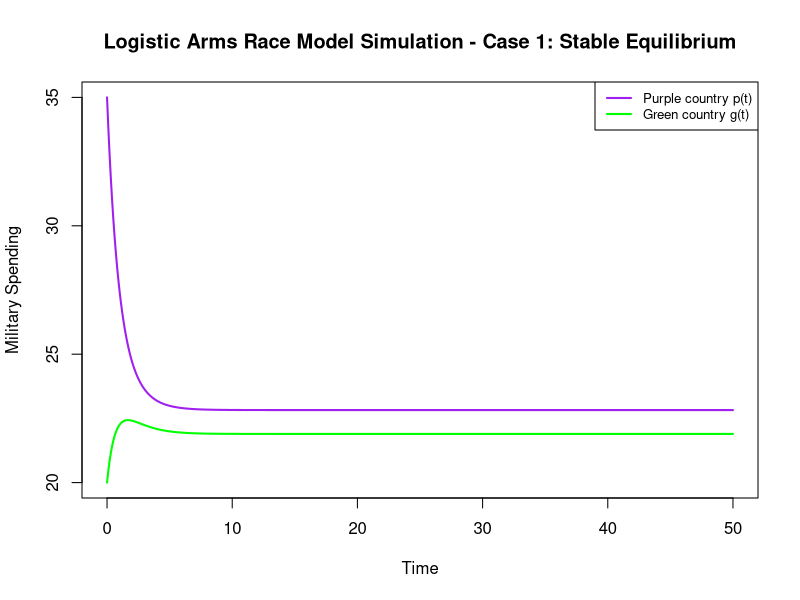
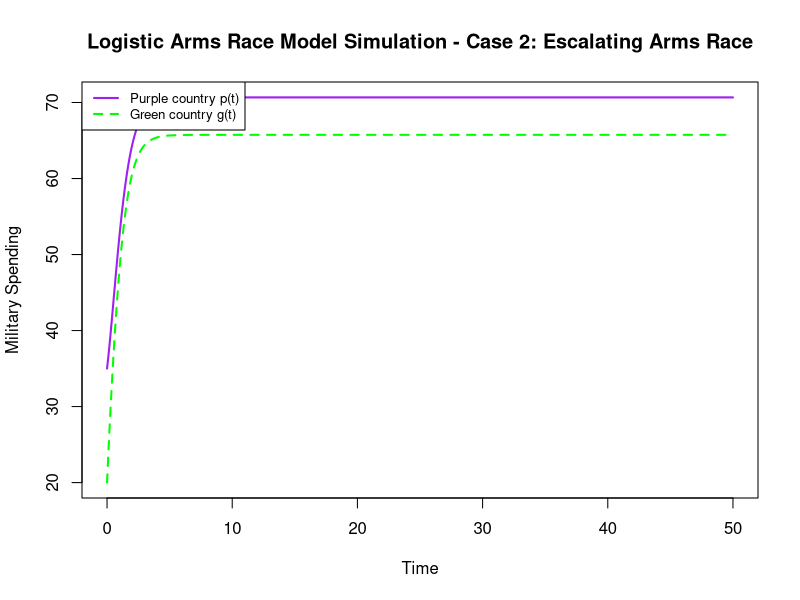
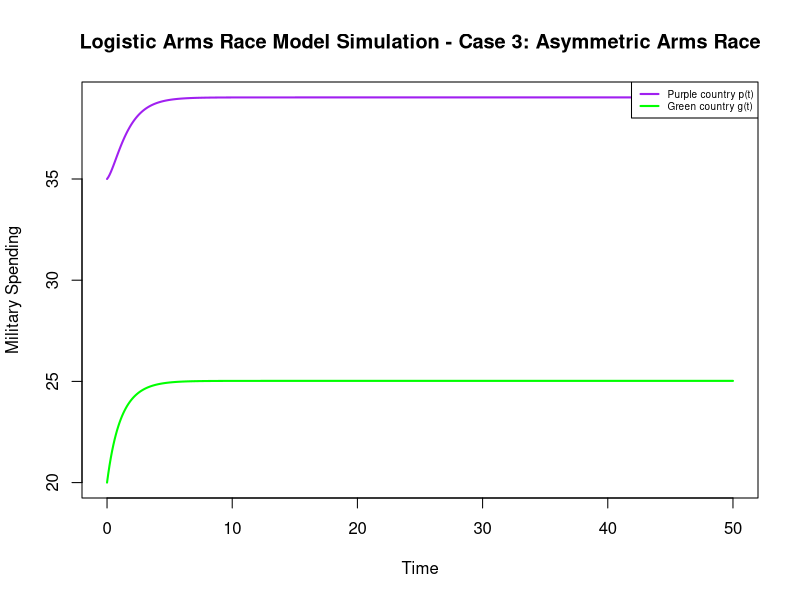
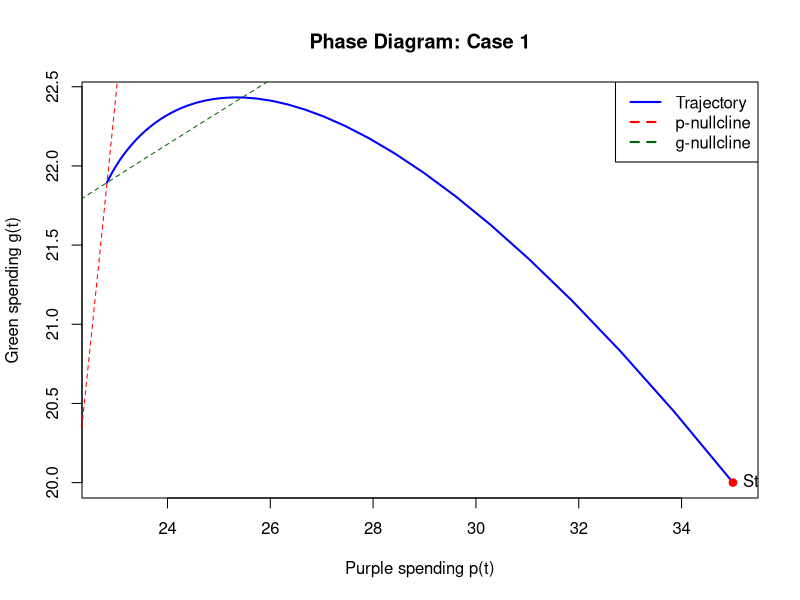
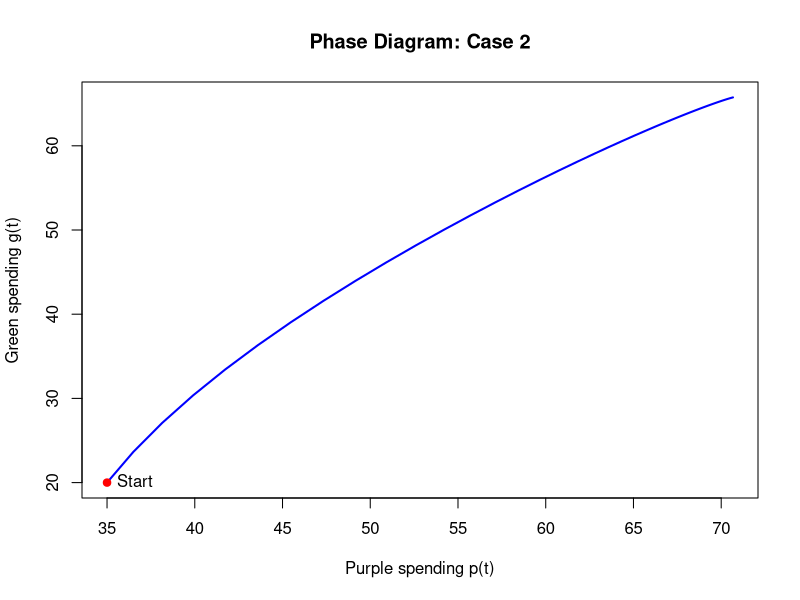
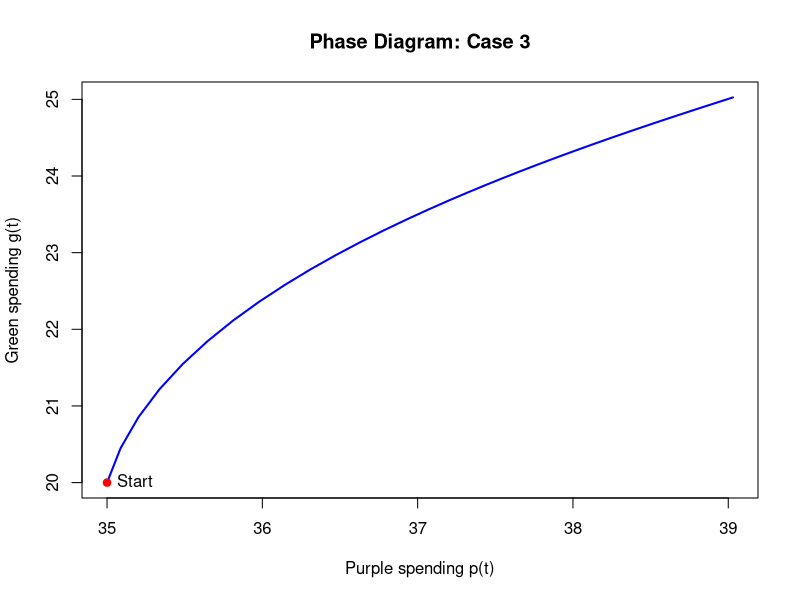

Recreate these plots in R, in order.
#############################
# Logistic Arms Race Model
# Richardson With Logistic Constraints
############################

#time values
t_vals <- seq(0, 50, by = 0.1)

#parameters
#values of e and f shift the equilibrium but do not change stability results
e <- 12
f <- 15

#capacity limits for military spending (logistic constraint parameters)
Kp <- 80
Kg <- 70

#initial conditions determine the starting point of the simulation
#values below or above equilibrium affect whether spending initially increases or decreases
#p0 <- 12
#g0 <- 15
p0 <- 35
g0 <- 20

#create matrix to store model values: simulated spending levels of Purple and Green, respectively
arms <- matrix(NA, nrow = 2, ncol = length(t_vals))
arms[,1] <- c(p0, g0)

#Euler method to numerically simulate the Logistic arms race model
arms_model <- function(t_vals, arms, a, b, c, d, e, f, Kp, Kg){
  h <- t_vals[2] - t_vals[1]
  for(t in 2:length(t_vals)){
    
    p_prev <- arms[1, t-1]
    g_prev <- arms[2, t-1]
    
    #Logistic model equations with logistic constraint
    dp <- a*(1 - p_prev/Kp)*g_prev - c*p_prev + e
    dg <- b*(1 - g_prev/Kg)*p_prev - d*g_prev + f
    
    p_new <- p_prev + h*dp
    g_new <- g_prev + h*dg
    
    arms[,t] <- c(p_new, g_new)
  }
  return(arms)
}

#Case 1: Stable Equilibrium (spending converges to a stable long-term level)
model1 <- arms_model(t_vals, arms, a = 0.4, b = 0.3, c = 0.8, d = 0.9, e, f, Kp, Kg)
#Plot Case 1
plot(t_vals, model1[1,], type="l", col="purple", lwd=2,
     xlab="Time", ylab="Military Spending",
     main="Logistic Arms Race Model Simulation - Case 1: Stable Equilibrium",
     ylim = range(model1))
lines(t_vals, model1[2,], col="green", lwd=2)
legend("topright",
       legend=c("Purple country p(t)", "Green country g(t)"),
       col=c("purple","green"),
       lwd=2,
       cex=0.8)

#Case 2: Escalating Arms Race (over time, both nations continue to keep increasing spending)
model2 <- arms_model(t_vals, arms, a = 1.2, b = 1.1, c = 0.3, d = 0.3, e, f, Kp, Kg)
#Plot Case 2
plot(t_vals, model2[1,], type="l", col="purple", lwd=2,
     xlab="Time", ylab="Military Spending",
     main="Logistic Arms Race Model Simulation - Case 2: Escalating Arms Race",
     ylim = range(model2))
lines(t_vals, model2[2,], col="green", lwd=2, lty=2)
legend("topleft",
       legend=c("Purple country p(t)", "Green country g(t)"),
       col=c("purple","green"),
       lwd=2,
       lty=c(1,2),
       cex=0.8)


#Case 3: Asymmetric Arms Race (countries respond differently, leading to different long-term spending levels)
model3 <- arms_model(t_vals, arms, a = 1.5, b = 0.3, c = 0.8, d = 0.9, e, f, Kp, Kg)
#Plot Case 3
plot(t_vals, model3[1,], type="l", col="purple", lwd=2,
     xlab="Time", ylab="Military Spending",
     main="Logistic Arms Race Model Simulation - Case 3: Asymmetric Arms Race",
     ylim = range(model3))
lines(t_vals, model3[2,], col="green", lwd=2)
legend("topright",
       legend=c("Purple country p(t)", "Green country g(t)"),
       col=c("purple","green"),
       lwd=2,
       cex=0.6)

###################################################
### Phase Diagrams and nullclines for each Case ###
##################################################

# Phase diagram for Case 1
plot(model1[1,], model1[2,],
     type="l",
     col="blue",
     lwd=2,
     xlab="Purple spending p(t)",
     ylab="Green spending g(t)",
     main="Phase Diagram: Case 1")
points(p0, g0, col="red", pch=19)  # starting point
text(p0, g0, "Start", pos=4)
#nullclines
p_seq <- seq(20, 40, length.out = 300)
g_null_p <- (0.8 * p_seq - e) / (0.4 * (1 - p_seq / Kp))
g_null_g <- (0.3 * p_seq + f) / ((0.3 * p_seq / Kg) + 0.9)
# Add to existing phase diagram
lines(p_seq, g_null_p, col="red", lty=2)
lines(p_seq, g_null_g, col="darkgreen", lty=2)
legend("topright",
       legend=c("Trajectory","p-nullcline","g-nullcline"),
       col=c("blue","red","darkgreen"),
       lty=c(1,2,2),
       lwd=2)

# Phase diagram for Case 2
plot(model2[1,], model2[2,],
     type="l",
     col="blue",
     lwd=2,
     xlab="Purple spending p(t)",
     ylab="Green spending g(t)",
     main="Phase Diagram: Case 2")
points(p0, g0, col="red", pch=19)  # starting point
text(p0, g0, "Start", pos=4)

#Phase diagram for Case 3
plot(model3[1,], model3[2,],
     type="l",
     col="blue",
     lwd=2,
     xlab="Purple spending p(t)",
     ylab="Green spending g(t)",
     main="Phase Diagram: Case 3")
points(p0, g0, col="red", pch=19)  # starting point
text(p0, g0, "Start", pos=4)
